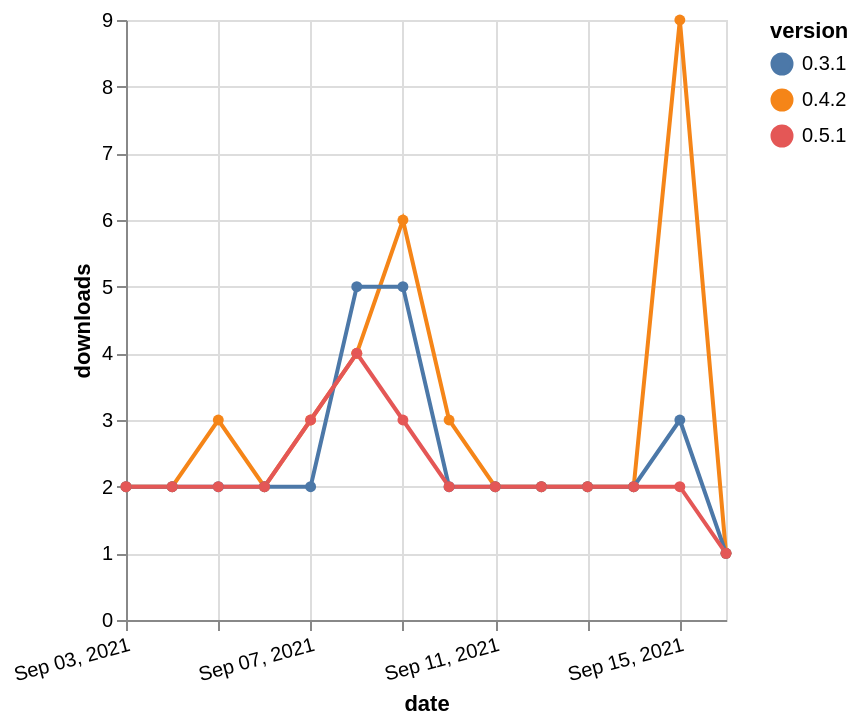

Source (Vega-Lite JSON):
### Vega-Lite specification from a JSON file in a GitHub repository (floating-point values rounded to 4 significant figures)
{"$schema": "https://vega.github.io/schema/vega-lite/v5.json", "description": "A simple bar chart with embedded data.", "data": {"values": [{"date": "2021-09-03", "total": 2751, "delta": 2, "version": "0.4.2"}, {"date": "2021-09-04", "total": 2753, "delta": 2, "version": "0.4.2"}, {"date": "2021-09-05", "total": 2756, "delta": 3, "version": "0.4.2"}, {"date": "2021-09-06", "total": 2758, "delta": 2, "version": "0.4.2"}, {"date": "2021-09-07", "total": 2761, "delta": 3, "version": "0.4.2"}, {"date": "2021-09-08", "total": 2765, "delta": 4, "version": "0.4.2"}, {"date": "2021-09-09", "total": 2771, "delta": 6, "version": "0.4.2"}, {"date": "2021-09-10", "total": 2774, "delta": 3, "version": "0.4.2"}, {"date": "2021-09-11", "total": 2776, "delta": 2, "version": "0.4.2"}, {"date": "2021-09-12", "total": 2778, "delta": 2, "version": "0.4.2"}, {"date": "2021-09-13", "total": 2780, "delta": 2, "version": "0.4.2"}, {"date": "2021-09-14", "total": 2782, "delta": 2, "version": "0.4.2"}, {"date": "2021-09-15", "total": 2791, "delta": 9, "version": "0.4.2"}, {"date": "2021-09-16", "total": 2792, "delta": 1, "version": "0.4.2"}, {"date": "2021-09-03", "total": 2226, "delta": 2, "version": "0.3.1"}, {"date": "2021-09-04", "total": 2228, "delta": 2, "version": "0.3.1"}, {"date": "2021-09-05", "total": 2230, "delta": 2, "version": "0.3.1"}, {"date": "2021-09-06", "total": 2232, "delta": 2, "version": "0.3.1"}, {"date": "2021-09-07", "total": 2234, "delta": 2, "version": "0.3.1"}, {"date": "2021-09-08", "total": 2239, "delta": 5, "version": "0.3.1"}, {"date": "2021-09-09", "total": 2244, "delta": 5, "version": "0.3.1"}, {"date": "2021-09-10", "total": 2246, "delta": 2, "version": "0.3.1"}, {"date": "2021-09-11", "total": 2248, "delta": 2, "version": "0.3.1"}, {"date": "2021-09-12", "total": 2250, "delta": 2, "version": "0.3.1"}, {"date": "2021-09-13", "total": 2252, "delta": 2, "version": "0.3.1"}, {"date": "2021-09-14", "total": 2254, "delta": 2, "version": "0.3.1"}, {"date": "2021-09-15", "total": 2257, "delta": 3, "version": "0.3.1"}, {"date": "2021-09-16", "total": 2258, "delta": 1, "version": "0.3.1"}, {"date": "2021-09-03", "total": 453, "delta": 2, "version": "0.5.1"}, {"date": "2021-09-04", "total": 455, "delta": 2, "version": "0.5.1"}, {"date": "2021-09-05", "total": 457, "delta": 2, "version": "0.5.1"}, {"date": "2021-09-06", "total": 459, "delta": 2, "version": "0.5.1"}, {"date": "2021-09-07", "total": 462, "delta": 3, "version": "0.5.1"}, {"date": "2021-09-08", "total": 466, "delta": 4, "version": "0.5.1"}, {"date": "2021-09-09", "total": 469, "delta": 3, "version": "0.5.1"}, {"date": "2021-09-10", "total": 471, "delta": 2, "version": "0.5.1"}, {"date": "2021-09-11", "total": 473, "delta": 2, "version": "0.5.1"}, {"date": "2021-09-12", "total": 475, "delta": 2, "version": "0.5.1"}, {"date": "2021-09-13", "total": 477, "delta": 2, "version": "0.5.1"}, {"date": "2021-09-14", "total": 479, "delta": 2, "version": "0.5.1"}, {"date": "2021-09-15", "total": 481, "delta": 2, "version": "0.5.1"}, {"date": "2021-09-16", "total": 482, "delta": 1, "version": "0.5.1"}]}, "width": "container", "mark": {"type": "line", "point": {"filled": true}}, "encoding": {"x": {"field": "date", "type": "temporal", "timeUnit": "yearmonthdate", "title": "date", "axis": {"labelAngle": -15}}, "y": {"field": "delta", "type": "quantitative", "title": "downloads"}, "color": {"field": "version", "type": "nominal"}, "tooltip": {"field": "delta"}}}
